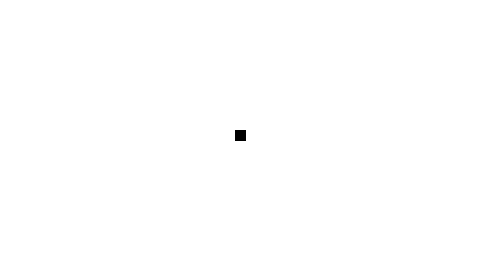
Frame 1 (no input)
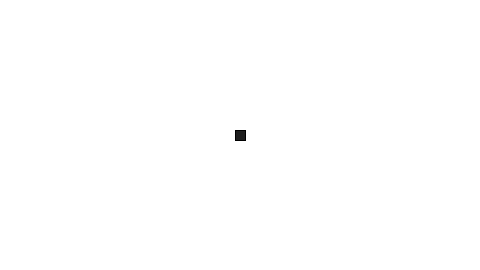
Frame 60 (the mouse pressed at the canvas centre just before this capture)
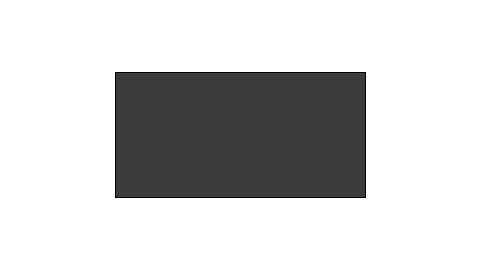
Frame 120 (the mouse held since frame 60 and released just before this capture)

The Processing sketch that drew these frames (run headless with seeded random() and noise(); from frame 60 on, the mouse is pressed at the canvas centre):

// Processing sketch: Example_4_5_Using_system_variables
// ── Example_4_5_Using_system_variables.pde
void setup(){
  size(480, 270);
}

void draw(){
  background(255);
  stroke(0);
  fill(frameCount/2);
  rectMode(CENTER);
  rect(width/2,height/2, mouseX+10, mouseY-10);
}
